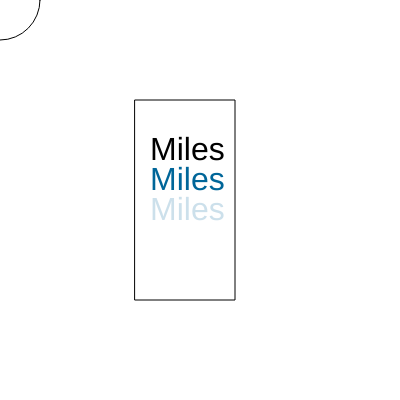
Frame 1 (no input)
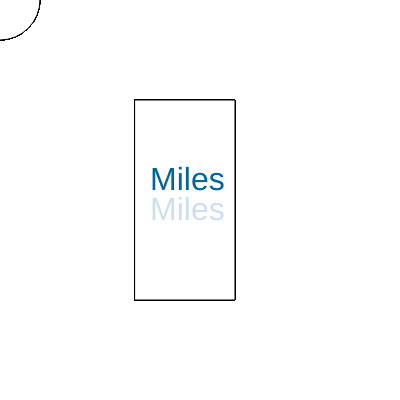
Frame 60 (no input)
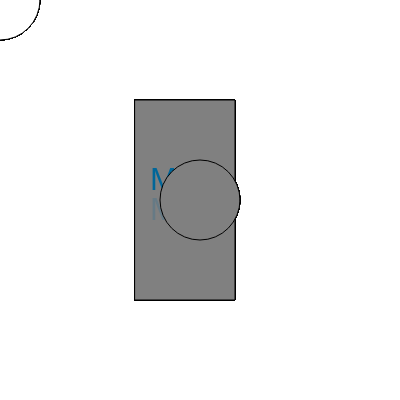
Frame 120 (the mouse pressed at the canvas centre since frame 60)

The p5.js sketch that drew these frames (run headless with seeded random() and noise() and a simulated clock; from frame 60 on, the mouse is pressed at the canvas centre):

// p5.js sketch
// ── sketch.js
//var logoInput; //Created variable for logo (Must be global variable)

fr = 60
var r;
var g;
var b;





function setup() {
  createCanvas(400, 400);
  frameRate(fr)
  //logoInput = createInput();
  //input.changed(newText);
  
}

//function newLogo() {
  //console.log(logoInput.value());

//}

logoInput = ("Miles")

function draw() {
rect(135, 100, 100, 200); // Big enough for Miles but increase y for more strings
textSize(32);
text(logoInput, 150, 160);
fill(0, 102, 153);
text(logoInput, 150, 190);
fill(0, 102, 153, 51);
text(logoInput, 150, 220);
 

if (mouseIsPressed) {
  fill(128);
} else {
  fill(255);
}
ellipse(mouseX, mouseY, 80, 80);
}
  
  
  
